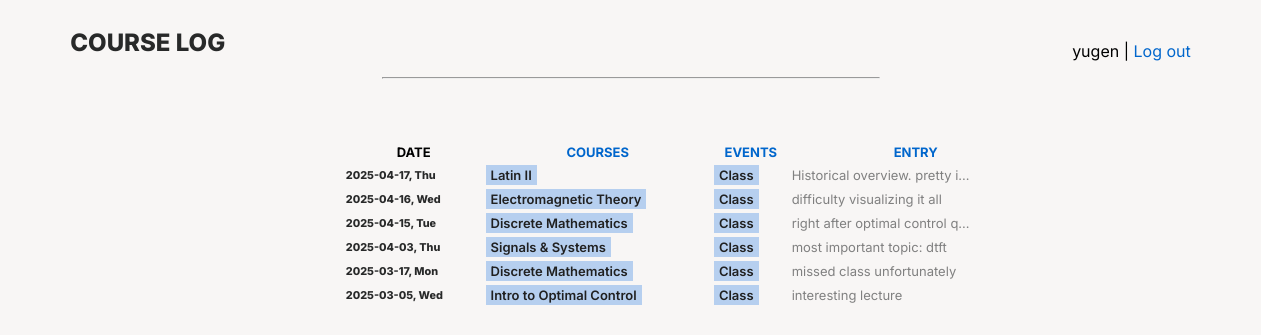
Screenshot of /this_category/6/ (signed in) with the database file from the repository.
### course_logs/models.py (models this page shows, shortened)
class Entry(models.Model):
    owner = models.ForeignKey(User, on_delete=models.CASCADE)
    course = models.ForeignKey(Course, on_delete=models.CASCADE)
    category = models.ForeignKey(Category, on_delete=models.SET_NULL, null=True)
    date = models.DateField(null=True, blank=True)
    description = models.TextField(null=True, blank=True)
    created = models.DateTimeField(auto_now_add=True)
    updated = models.DateTimeField(auto_now=True)
    class Meta:
        ordering = ['-date']
        verbose_name_plural = 'entries'

class Course(models.Model):
    owner = models.ForeignKey(User, on_delete=models.CASCADE)
    course = models.CharField(max_length=200)
    def __str__(self):
        return self.course

class Category(models.Model):
    owner = models.ForeignKey(User, on_delete=models.CASCADE)
    category = models.CharField(max_length=200)
    class Meta:
        verbose_name_plural = 'categories'
    def __str__(self):
        return self.category

### course_logs/views.py (the view)
# urls.py: path('this_category/<int:category_id>/', views.this_category, name='this_category'),
@login_required
def this_category(request, category_id):
    category = Category.objects.get(id=category_id)
    if category.owner != request.user:
        raise Http404
    entries = category.entry_set.order_by('-date')
    context = {'category': category, 'entries': entries}
    return render(request, 'course_logs/this_category.html', context)

### course_logs/templates/course_logs/this_category.html
{% extends "course_logs/index.html" %}
{% block content %}
    <div class="home-container">
        <table>
            <thead>
                <tr>
                    <th>DATE</th>
                    <th><a href="{% url 'course_logs:all_courses' %}">COURSES</a></th>
                    <th><a href="{% url 'course_logs:all_categories' %}">EVENTS</a></th>
                    <th><a href="{% url 'course_logs:new_entry' %}">ENTRY</a></th>
                </tr>
            </thead>
            <tbody>
                {% for entry in entries %}
                    <tr class="entries-main">
                        <td class="entry-date"><small>{{entry.date|date:"Y-m-d, D"}}</small></td>
                        <td class="entry-tag"><a href="{% url 'course_logs:this_course' entry.course.id %}">{{entry.course}}</a></td>
                        <td class="entry-tag"><a href="{% url 'course_logs:this_category' entry.category.id %}">{{entry.category}}</a></td>
                        <td class="entry-desc"><a href="{% url 'course_logs:this_entry' entry.id %}">{{ entry.description|truncatechars:30 }}</a></td>
                    </tr>
                    {% empty %}
                        <p> There are no entries for this event yet </p>
                {% endfor %}
            </tbody>
        </table>
    </div>
{% endblock content %}

### course_logs/templates/course_logs/navbar.html (shortened to what this page needs)
<div class="navbar">
    <div >
        <a href="/">
            <h2 class="title" > COURSE LOG</h2>
        </a>
    </div>
    <div>
        <p>
            {% if user.is_authenticated %}
                {{user.username}} |
                <a href="{% url 'users:logout' %}">Log out</a>
            {% else %}
                <a href="{% url 'users:login' %}">Log in</a> |
                <a href="{% url 'users:register' %}">Register</a>
            {% endif %}
        </p>
    </div>
</div>
<hr>

### static/styles/main.css (style rules this page uses)
* { font-family: "Inter"; background-color: var(--COLORBG); }
:root { color-scheme: normal; --COLORBG: rgb(248,246,245); --COLORTEXT: rgb(50, 50, 50); --COLORPLC: #93C11C; --COLORFIO: #FB872B; --COLORADOBE: #ED2224; --COLORBLENDER: #EA7600; --COLORPYTHON: #ffde57; --COLORTKINTER: #29ABE2; --COLORJUPYTER: #646464; --COLORPROTEUS: #23C0EF; --COLORX: lightslategray; }
.navbar { display: flex; flex-flow: row nowrap; justify-content: space-between; align-items: flex-end; margin: 0 5%; }
.title { font-weight: 800; color: #282929; }
a { color: #0066CC; text-decoration: none; }
hr { color: lightgray; margin: 0 30%; }
.home-container { display: flex; justify-content: center; width: 100%; margin: 5% 5%; }
table { width: 70%; flex-basis: 700px; min-width: 500px; }
td { text-align: left; }
td a { font-size: small; }
tr th { text-transform: capitalize; font-size: small; }
.entry-tag > a, .this-entry-tags > a { padding: 2px 5px 2px 5px; background-color: rgba(179, 205, 239, 0.955); color: rgb(32, 32, 32); font-weight: 600; }
.entry-desc > a { color: gray; }
tbody td:nth-child(1) { width: fit-content; text-wrap: nowrap; font-size: small; font-weight: 800; color:#282929; }
tbody td:nth-child(2) { width: fit-content; text-wrap: nowrap; }
tbody td:nth-child(3) { width: fit-content; text-wrap: nowrap; }

### rows the page displays
Entry: date "2025-04-17, Thu", course "Latin II", category "Class", description "Historical overview. pretty i…"
Entry: date "2025-04-16, Wed", course "Electromagnetic Theory", category "Class", description "difficulty visualizing it all"
Entry: date "2025-04-15, Tue", course "Discrete Mathematics", category "Class", description "right after optimal control q…"
Entry: date "2025-04-03, Thu", course "Signals & Systems", category "Class", description "most important topic: dtft"
Entry: date "2025-03-17, Mon", course "Discrete Mathematics", category "Class", description "missed class unfortunately"
Entry: date "2025-03-05, Wed", course "Intro to Optimal Control", category "Class", description "interesting lecture"

### other values shown
{{ user.username }} "yugen"
